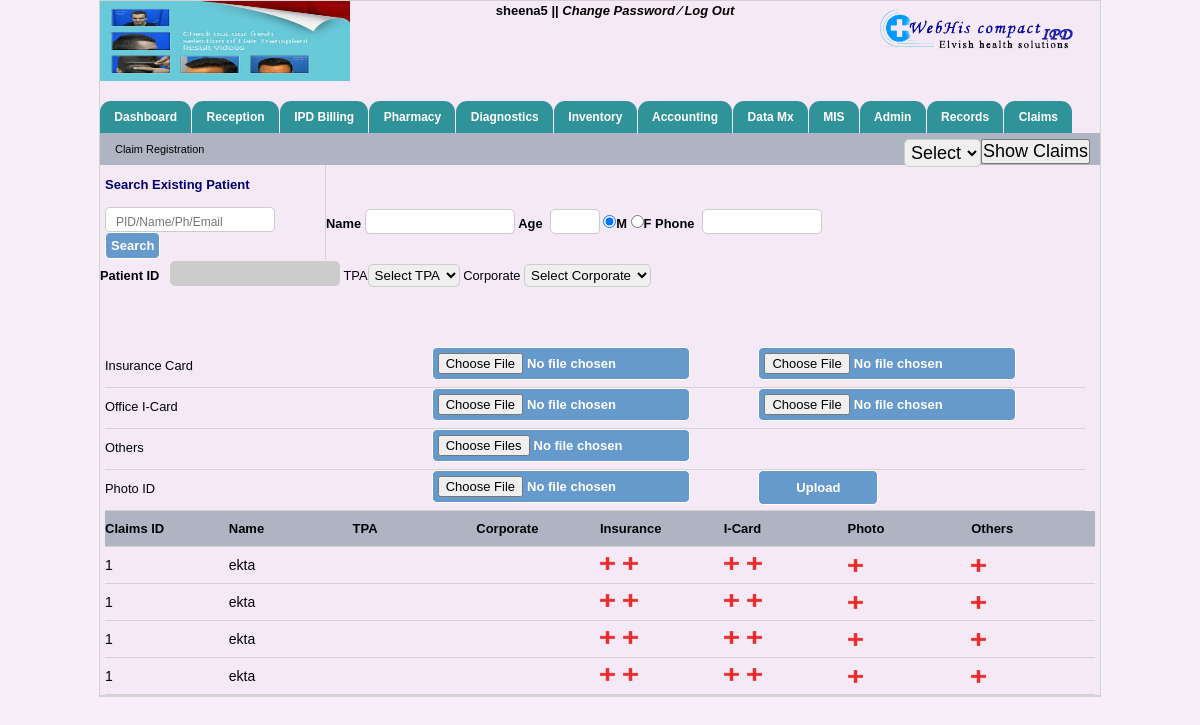
Screenshot of /patient-details.php (signed in) with the database file from the repository.
### tables this page shows
CREATE TABLE IF NOT EXISTS `hospitals_info` (
  `hospital_name` varchar(40) NOT NULL,
  `hospital_add` varchar(40) NOT NULL,
  `hospital_email` varchar(40) NOT NULL,
  `hospital_helpline` int(40) NOT NULL,
  `hospital_fax` int(40) NOT NULL,
  `reception_no` varchar(100) NOT NULL,
  `ambulance_no` varchar(100) NOT NULL,
  `emergency_no` varchar(100) NOT NULL,
  `logo_path` varchar(200) NOT NULL,
  `img_path` varchar(200) NOT NULL
);

CREATE TABLE IF NOT EXISTS `patient_details` (
  `id` int(11) NOT NULL AUTO_INCREMENT,
  `pid` int(11) NOT NULL,
  `name` varchar(20) NOT NULL,
  `tpa` varchar(25) NOT NULL,
  `in_img1` varchar(60) NOT NULL,
  `in_img2` varchar(60) NOT NULL,
  `id_img1` varchar(60) NOT NULL,
  `id_img2` varchar(60) NOT NULL,
  `photo` varchar(60) NOT NULL,
  `o_img1` varchar(60) NOT NULL,
  `o_img2` varchar(60) NOT NULL,
  `corporate` varchar(35) NOT NULL,
  PRIMARY KEY (`id`)
);

### patient-details.php (the view, shortened to what this page needs)
<?php
include("header.php");
include("menubar.php");
?>
 		<div id="opd_bill" style="height:20px;">
   			<div style="float:left">
   				<span class="p_adding">Claim Registration</span>
   			</div>
                    <form method="post">
              <input style=" float: right; font-size: large " type="submit" name="sels" value="Show Claims"> <select name="cl" style=" float: right; font-size: large ;  ">
       <option value="0">Select </option>
   </select>
    </form>
    </div>
<div id="main_center_container">
    <div class="record_feed">
<form method="post" action="search_clam.php" autocomplete="off">
    	<div id="search_exist">
        	<div id="search_txt" class="p_adding">Search Existing Patient</div>
            <div class="p_adding">
            	<span>
<input type="text" name="search" placeholder="PID/Name/Ph/Email" id="inputStringCo" onKeyUp="lookupCo(this.value);" onBlur="fillCo();"  /></span>
                <span><input type="submit" name="find" value="Search" class="btn"/></span>
            </div>
        </div>
</form>
        <?php
$pid=$_SESSION['p_id'];
$pname=$_SESSION['p_name'];
$age=$_SESSION['p_age'];
$gen=$_SESSION['p_gender'];
$phone=$_SESSION['p_mob'];
    ?>
<form method="post" enctype="multipart/form-data">
        <div id="add_new_patient">
    	   	<div id="add_txt" style="float:left; width:300px;">&nbsp;</div>
               <div>
            	<strong>Name</strong>
				<input type="text" style="width:150px;"  name="pname" readonly="" value="<?php echo $pname; ?>">
                <strong>Age&nbsp;</strong>
				<input type="text" name="age" maxlength="3" style="width:50px;"  class="size_box" id="txtChar" value="<?php echo $age; ?>" />
				<input type="radio" name="gender"  value="M" checked <?php if($gen=='M'){echo "checked";} ?>/><strong>M</strong>
				<input type="radio" name="gender" value="F" <?php if($gen=='F'){echo "checked";} ?>/><strong>F</strong>
				  <strong>Phone&nbsp;</strong>
				  <input type="text" name="phone" maxlength="10" class="size_input" id="txtChar" style="width:120px;" value="<?php echo $phone; ?>" />
				</div>
          </div>
        <strong>Patient ID &nbsp;</strong>
				  <input style=" background: #CCC;  " type="text" name="pid" readonly="" value="<?php echo $pid; ?>">
          TPA<select name="tpa">
              <option value="0">Select TPA</option>
          </select>
     Corporate <select name="corp">
         <option value="0">Select Corporate</option>
          </select>
    <br>
<div  class="consult_head">
</div>
<div class="insurance_block">
	<div class="insurance_type">
    	<span>Insurance Card</span>
    </div>
    <div class="insurance_type">
    	<input type="file" class="btn" id="in_img1" name="in_img1">
    </div>
    <div class="insurance_type">
    	<input type="file" class="btn" name="in_img2">
    </div>
    <div class="insurance_type">
    	<span>Office I-Card</span>
    </div>
    <div class="insurance_type">
    	<input type="file" class="btn" name="icard1">
    </div>
    <div class="insurance_type">
    	<input type="file" class="btn" name="icard2">
    </div>
     <div class="insurance_type">
    	<span>Others</span>
    </div>
    <div class="insurance_type">
    	<input type="file" class="btn" multiple="true" name="o_1[]">
    </div>
    <div class="insurance_type">
    </div>
    <div class="insurance_type">
    	<span>Photo ID</span>
    </div>
    <div class="insurance_type">
    	<input type="file" class="btn" name="photo">
    </div>
    <br>
    <div class="insurance_type">
    	<strong><input type="submit" name="upload" value="Upload" class="btn" style="width:120px; height:35px;"></strong>
    </div>
</div>
  </form>
<div class="insurance_block">
	<table style="width:100%">
    	<tr>
           <th>Claims ID</th>
            <th>Name</th>
            <th>TPA</th>
            <th>Corporate</th>
            <th>Insurance</th>
            <th>I-Card</th>
            <th>Photo</th>
            <th>Others</th>
        </tr>
        <?php
        if(isset($_POST['sels']))
        {
$cl=$_POST['cl'];
if($cl!='0')
{
  $ssl=mysql_query("select * from patient_details where name='$cl' ")or die(mysql_error());
  while ($pd=mysql_fetch_array($ssl))
  {
 ?>
        <tr>
        <td><?php echo $pd['pid'] ?></td>
            <td><?php echo $pd['name']; ?></td>
            <td><?php  if($pd['tpa']!='0') { echo $pd['tpa']; } ?></td>
            <td><?php  if($pd['corporate']!='0') { echo $pd['corporate']; } ?></td>
            <td><a href="<?php if($pd['in_img1']!='images/') { echo $pd['in_img1']; } else { echo 'images/no.jpg'; } ?>"><img src="plus.png"></a>&nbsp;&nbsp;<a href="<?php if($pd['in_img2']!='images/') { echo $pd['in_img2']; } else { echo 'images/no.jpg'; } ?>"><img src="plus.png"></a></td>
            <td><a href="<?php if($pd['id_img1']!='images/') { echo $pd['id_img1']; } else { echo 'images/no.jpg'; } ?>"><img src="plus.png"></a>&nbsp;&nbsp;<a href="<?php if($pd['id_img2']!='images/') { echo $pd['id_img2']; } else { echo 'images/no.jpg'; } ?>"><img src="plus.png"></a></td>
            <td><a href="<?php if($pd['photo']!='images/') { echo $pd['photo']; } else { echo 'images/no.jpg'; } ?>"><img src="plus.png"></a></td>
            <td><a href="patient_other_documents.php?pid=<?php echo $pd['pid']; ?>"><img src="plus.png"></a>
           </td>
        </tr>
  <?php }
}
        }
        else
        {
  $ssl=mysql_query("select * from patient_details ")or die(mysql_error());
  while ($pd=mysql_fetch_array($ssl))
  {
 ?>
        <tr>
        <td><?php echo $pd['pid'] ?></td>
            <td><?php echo $pd['name']; ?></td>
            <td><?php  if($pd['tpa']!='0') { echo $pd['tpa']; } ?></td>
            <td><?php  if($pd['corporate']!='0') { echo $pd['corporate']; } ?></td>
            <td><a href="<?php if($pd['in_img1']!='images/') { echo $pd['in_img1']; } else { echo 'images/no.jpg'; } ?>"><img src="plus.png"></a>&nbsp;&nbsp;<a href="<?php if($pd['in_img2']!='images/') { echo $pd['in_img2']; } else { echo 'images/no.jpg'; } ?>"><img src="plus.png"></a></td>
            <td><a href="<?php if($pd['id_img1']!='images/') { echo $pd['id_img1']; } else { echo 'images/no.jpg'; } ?>"><img src="plus.png"></a>&nbsp;&nbsp;<a href="<?php if($pd['id_img2']!='images/') { echo $pd['id_img2']; } else { echo 'images/no.jpg'; } ?>"><img src="plus.png"></a></td>
            <td><a href="<?php if($pd['photo']!='images/') { echo $pd['photo']; } else { echo 'images/no.jpg'; } ?>"><img src="plus.png"></a></td>
            <td><a href="patient_other_documents.php?pid=<?php echo $pd['pid']; ?>"><img src="plus.png"></a>
           </td>
        </tr>
  <?php }
        }
  ?>
       </table>
</div>
</body>
</html>

### header.php (shortened to what this page needs)
<!DOCTYPE html PUBLIC "-//W3C//DTD XHTML 1.0 Transitional//EN" "http://www.w3.org/TR/xhtml1/DTD/xhtml1-transitional.dtd">
<html xmlns="http://www.w3.org/1999/xhtml">
<head>
    <link rel="stylesheet" href="includes1/searchStyle.css" type="text/css">
    <link rel="stylesheet" href="includes2/searchStyle.css" type="text/css">
    <link rel="stylesheet" href="includesConsumable/searchStyle.css" type="text/css">
    <link rel="stylesheet" href="includesMedicine/searchStyle.css" type="text/css">
    <link rel="stylesheet" href="includesAd/searchStyle.css" type="text/css">
    <link rel="stylesheet" href="includesCo/searchStyle.css" type="text/css">
	<link rel="stylesheet" href="patient-css.css" type="text/css">
    <link rel="stylesheet" href="includesOt/searchStyle.css" type="text/css">
    <link rel="stylesheet" href="includesIp/searchStyle.css" type="text/css">
    <link rel="stylesheet" href="includesCoP/searchStyle.css" type="text/css">
    <link rel="stylesheet" href="includesVp/searchStyle.css" type="text/css">
    <link rel="stylesheet" href="includesVpP/searchStyle.css" type="text/css">
    <link rel="stylesheet" href="includesD/searchStyle.css" type="text/css">
    <link rel="stylesheet" href="includesDs/searchStyle.css" type="text/css">
    <link rel="stylesheet" href="includesR/searchStyle.css" type="text/css">
    <link rel="stylesheet" href="includesDi/searchStyle.css" type="text/css">
<link rel="stylesheet" type="text/css" href="css/doc.css" />
<link rel="stylesheet" type="text/css" href="css/jquery.timeentry.css" />
<link rel="stylesheet" type="text/css" href="css/jquery.timepicker.css" />
<link rel="stylesheet" type="text/css" href="css/jquey-ui.css" />
<link rel="stylesheet" type="text/css" href="css/login-code.css" />
<link rel="stylesheet" type="text/css" href="css/mainstyle.css" />
<link rel="stylesheet" type="text/css" href="css/style_by.css" />
<link rel="stylesheet" type="text/css" href="css/tabcode.css" />
<link rel="stylesheet" type="text/css" href="css/tab-code.css" />
<link rel="stylesheet" type="text/css" href="css/patient-css.css" />
</head>
<body>
<div id="container">
	<div id="header" style="background:rgba(243, 232, 245, 0.67); width:1000px;">
    	<div id="logo_side">
        	<?php
				$data=mysql_query("select * from hospitals_info");
				$info=mysql_fetch_array($data);
                                echo '<img src="'.$info['logo_path'].'" height="100"/>';
                                ?>
        </div>
        	<div class="welcome" style="width:530px;">
            <span id="sign">
                <?php echo $_SESSION['uname']; echo $_SESSION['uid'];  ?> ||
            	<a href="#">Change Password </a>
                <a href="#">&frasl;</a>
                <a href="log_out.php" onclick="disableBackButton()">Log Out</a>
             </span>
            </div>
        <div id="sign_in_up">
             <div id="power_by"><img src="image/logo.png" align="left"/></div>
        </div>
    </div>

### includesConsumable/searchStyle.css (style rules this page uses)
body { font-family:Arial, Helvetica, sans-serif; font-size:11px; color:000; }

### includesCo/searchStyle.css (style rules this page uses)
body { font-family:Arial, Helvetica, sans-serif; font-size:11px; color:000; }

### patient-css.css (style rules this page uses)
table { border-collapse: collapse; border-spacing: 0; }
table { width: 100%; background-color: transparent; }
th { font-weight:600; font-size:13px; }
th { text-align:left; padding:10px 0px; border-bottom:1px solid lightgray ; background:#AEB4C2; }
tr td { text-align:left; padding:10px 0px; border-bottom:1px solid lightgray ; }
table a { color:#0000FF; font-weight:400 }
.insurance_block { width:99%; margin:0 auto; display:block; }
.insurance_type { float:left; width:30%; float:left; padding:0% 3% 0% 0%; border-bottom:1px solid lightgray; vertical-align:middle; height:40px; }
.insurance_type span { float:left; width:30%; float:left; padding:3% 3% 0% 0%; vertical-align:middle; height:20px; }

### includesOt/searchStyle.css (style rules this page uses)
body { font-family:Arial, Helvetica, sans-serif; font-size:11px; color:000; }

### includesIp/searchStyle.css (style rules this page uses)
body { font-family:Arial, Helvetica, sans-serif; font-size:11px; color:000; }

### includesCoP/searchStyle.css (style rules this page uses)
body { font-family:Arial, Helvetica, sans-serif; font-size:11px; color:000; }

### includesVp/searchStyle.css (style rules this page uses)
body { font-family:Arial, Helvetica, sans-serif; font-size:11px; color:000; }

### includesVpP/searchStyle.css (style rules this page uses)
body { font-family:Arial, Helvetica, sans-serif; font-size:11px; color:000; }

### includesD/searchStyle.css (style rules this page uses)
body { font-family:Arial, Helvetica, sans-serif; font-size:11px; color:000; }

### includesDs/searchStyle.css (style rules this page uses)
body { font-family:Arial, Helvetica, sans-serif; font-size:11px; color:000; }

### includesR/searchStyle.css (style rules this page uses)
body { font-family:Arial, Helvetica, sans-serif; font-size:11px; color:000; }

### includesDi/searchStyle.css (style rules this page uses)
body { font-family:Arial, Helvetica, sans-serif; font-size:11px; color:000; }

### css/doc.css (style rules this page uses)
body { margin:0; padding:0; font-size:80.5%; font-family:Arial,'Lucida sans unicode'; line-height:20px; text-align:left; width:100%; color:#000305; }
* { margin:0px; padding:0px; }
a { text-decoration:none; }
table { empty-cells:show; }
div, table, h1, h2, h3, h4, h5, h6, span, tr, td, img, form { margin:0px; padding:0px; border:none; }
.p_adding { padding:0px 5px; }
.consult_head { height:40px; }
#container { margin:0px auto; padding:0px; width:1000px; border:1px solid lightgray; }
#container #header { height:85px; width:1000px; margin:0 auto; }
#container #header #logo_side { width:25%; float:left; }
.welcome { float:left; width:55%; text-align:center; }
#container #header #logo_side img { width:150px; height:80px; margin-top:0px; padding:0px; }
#container #header #sign_in_up { width:20%; float:left; margin-top:0.5%; }
.record_feed { width:100%; background:#E8E8E8; border-bottom:1px solid lightgray; margin:0 auto; }
.record_feed #search_exist { float:left; padding:10px 0px 0px 0px; width:22.5%; border-right:1px solid lightgray; }
.record_feed #search_exist #search_txt { font-size:13px; font-weight:700; color:#000071; margin-bottom:10px; }
.record_feed #add_new_patient { float:left; padding:10px 0px 0px 0px; width:76%; }
#add_txt { font-size:13px; font-weight:700; color:#000071; margin-bottom:10px; margin-left:5px; }
.size_box { width:50px; }
.size_input { width:80px; }

### css/login-code.css (style rules this page uses)
input[type="text"],input[type="password"],input[type="date"] { width: 170px; height: 25px; padding: 5px 10px 0px 10px; margin:2px 0 0px 0; background:#FFF; border-radius: 5px; -moz-border-radius: 5px; -webkit-border-radius: 5px; font-family:Arial, Arial, Helvetica, sans-serif; font-size: 14px; color:#000; border:1px solid #CCC; }

### css/mainstyle.css (style rules this page uses)
body { background:rgba(243, 232, 245, 0.67); margin:0px; padding:0px width:100%; }
html { width:100%; }
* { margin:0px; padding:0px; }
* { font:Georgia, "Times New Roman", Times, serif }

### patient-details.php (style rules this page uses)
input[type="text"] { border:1px solid #CCC; border-radius:5px; height:25px !important; }

### rows the page displays
hospitals_info: logo_path (picture)
patient_details: pid "1", name "ekta"
patient_details: pid "1", name "ekta"
patient_details: pid "1", name "ekta"
patient_details: pid "1", name "ekta"

### other values shown
$_SESSION['uname'] "sheena"
$_SESSION['uid'] "5"
